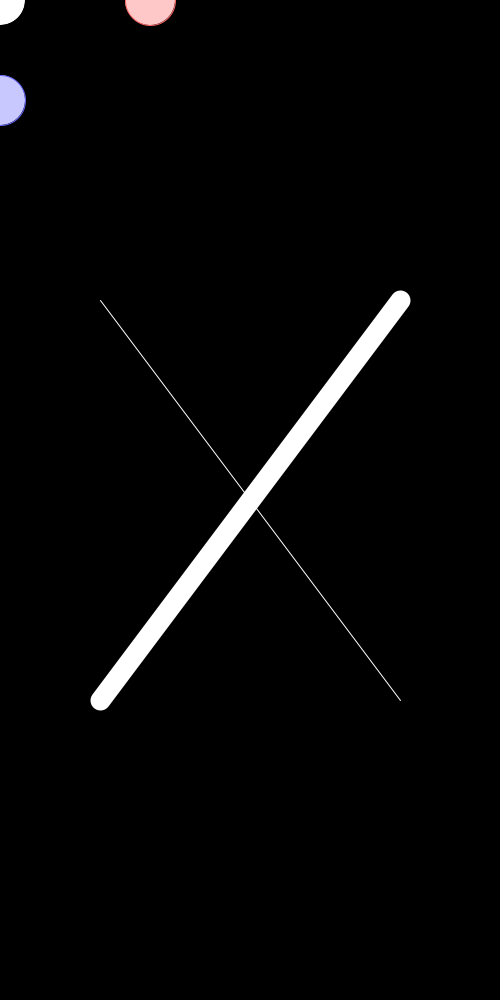
Frame 1 (no input)
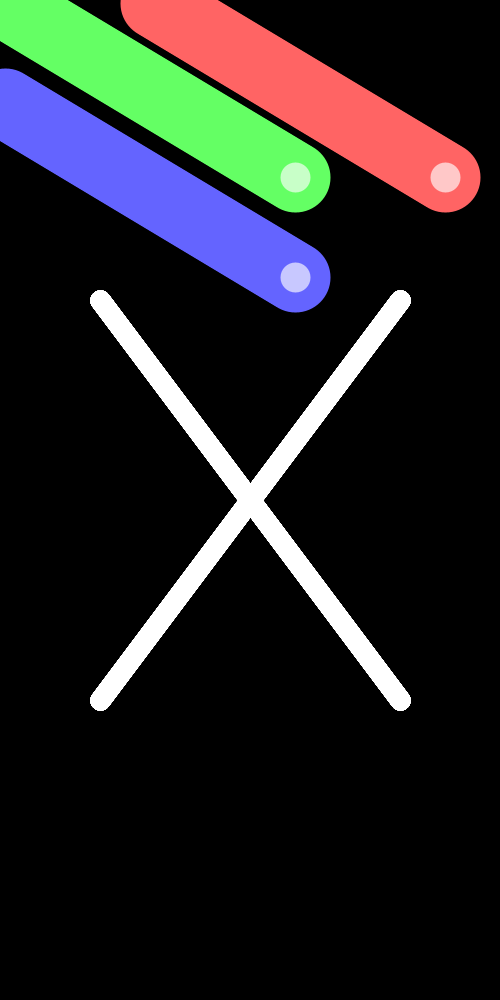
Frame 60 (the mouse pressed at the canvas centre just before this capture)
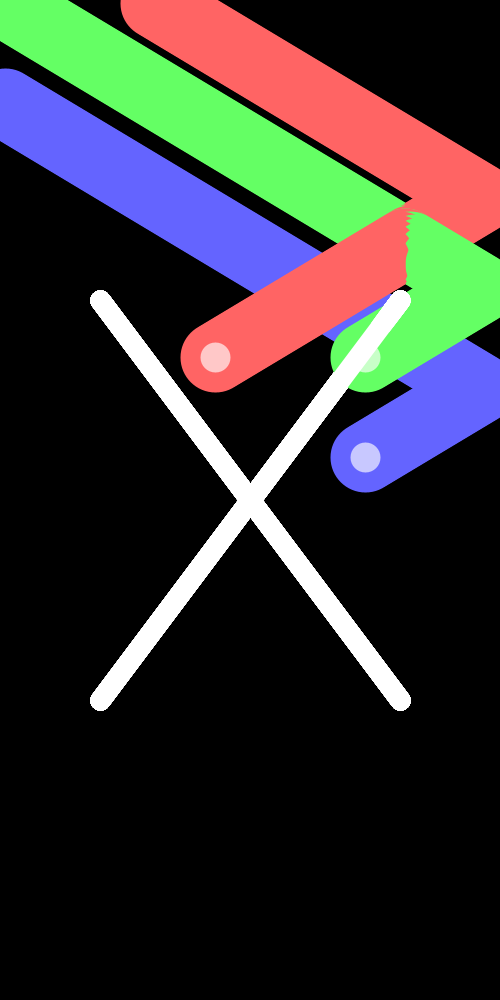
Frame 120 (the mouse held since frame 60 and released just before this capture)

The Processing sketch that drew these frames (run headless with seeded random() and noise(); from frame 60 on, the mouse is pressed at the canvas centre):

// Processing sketch: pipes
// ── pipes.pde

int a = 150;
int b = 0;
int c = 0;
int d = 100;
int x = 0;
int y = 0;
int ex = 5;
int fx = 3;
int cx = 5;
int dx = 5;
int ax = 3;
int bx = 3;

void setup() {

  size(500, 1000);

  background(0);
}

void draw() {
  {//ball
  ellipse(x, y, 50, 50);
  fill(255, 200, 200);
  stroke(255, 100, 100);
}
  {
  ellipse(a, b, 50, 50);
  stroke(100, 100, 255);
  fill(200, 200, 255);
}
 {
  ellipse(c, d, 50, 50);
  fill(200, 255, 200);
  stroke(255, 255, 255);
 }
 c = c + ex;
 if(c+25 > 500) {
   ex = -5;
 }
 if(c-25 < 0) {
  ex = 5;
 }
 d = d + fx;
 if(d+25 > 1000) {
   fx = -3;
 }
 if(d-25 < 0) {
  fx = 3; 
 }
  a = a + cx;
  if (a+25 > 500) {
    cx = -5;
  }
  if (a-25 < 0) {
    cx = 5;
  }
  b = b + bx;
  if (b+25 > 1000) {
    bx = -3;
  }
  if (b-25 < 0) {
    bx = 3;
  }
  x = x + dx;
  if (x-25 < 0) {
    dx = 5;
  }
  if (x+25 > 500) {
    dx = -5;
  }
  y = y + ax;
  if (y+25 > 1000) {
    ax = -3;
  }
  if (y-25 < 0) {
    ax = 3;
  }
  // This saves the canvas as an image on the first frame of the program.
  
   if (mousePressed) {
     save("Chemical-X.gif");
   }
  
  line(100, 300, 400, 700);
  stroke(255, 255, 255);
  strokeWeight(20);
  
  line(100, 700, 400, 300);
  stroke(100, 255, 100);
  strokeWeight(20);
}
